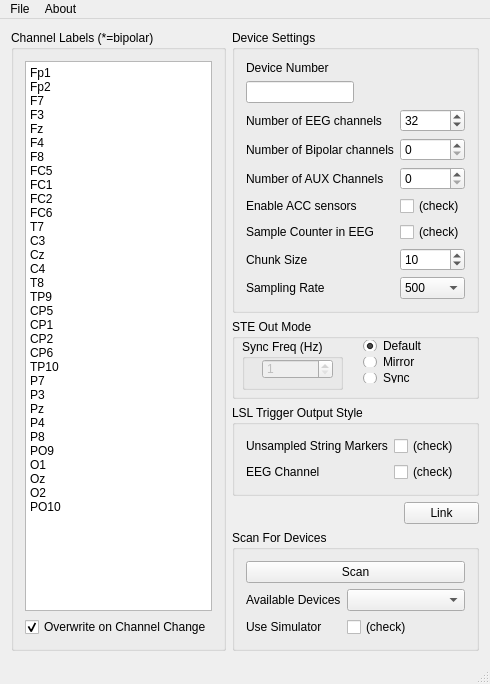
<?xml version="1.0" encoding="UTF-8"?>
<ui version="4.0">
 <class>MainWindow</class>
 <widget class="QMainWindow" name="MainWindow">
  <property name="geometry">
   <rect>
    <x>0</x>
    <y>0</y>
    <width>428</width>
    <height>684</height>
   </rect>
  </property>
  <property name="windowTitle">
   <string>LiveAmp Connector</string>
  </property>
  <widget class="QWidget" name="centralWidget">
   <layout class="QHBoxLayout" name="horizontalLayout_2">
    <item>
     <widget class="QGroupBox" name="groupBox_2">
      <property name="title">
       <string>Channel Labels (*=bipolar)</string>
      </property>
      <layout class="QGridLayout" name="gridLayout">
       <item row="0" column="0">
        <widget class="QPlainTextEdit" name="channelLabels">
         <property name="sizePolicy">
          <sizepolicy hsizetype="Preferred" vsizetype="Preferred">
           <horstretch>0</horstretch>
           <verstretch>0</verstretch>
          </sizepolicy>
         </property>
         <property name="plainText">
          <string>Fp1
Fp2
F7
F3
Fz
F4
F8
FC5
FC1
FC2
FC6
T7
C3
Cz
C4
T8
TP9
CP5
CP1
CP2
CP6
TP10
P7
P3
Pz
P4
P8
PO9
O1
Oz
O2
PO10 </string>
         </property>
        </widget>
       </item>
       <item row="1" column="0">
        <widget class="QCheckBox" name="overwriteChannelLabels">
         <property name="toolTip">
          <string>&lt;html&gt;&lt;head/&gt;&lt;body&gt;&lt;p&gt;Uncheck this if you don't want the channel labels to change when you adjust the number of EEG or bipolar channels (e.g. if you want channel labels other than indices).&lt;/p&gt;&lt;/body&gt;&lt;/html&gt;</string>
         </property>
         <property name="text">
          <string>Overwrite on Channel Change</string>
         </property>
         <property name="checked">
          <bool>true</bool>
         </property>
        </widget>
       </item>
      </layout>
     </widget>
    </item>
    <item>
     <layout class="QVBoxLayout" name="verticalLayout">
      <item>
       <layout class="QHBoxLayout" name="horizontalLayout_4"/>
      </item>
      <item>
       <widget class="QGroupBox" name="groupBox">
        <property name="title">
         <string>Device Settings</string>
        </property>
        <layout class="QFormLayout" name="formLayout">
         <property name="fieldGrowthPolicy">
          <enum>QFormLayout::AllNonFixedFieldsGrow</enum>
         </property>
         <item row="0" column="0">
          <widget class="QLabel" name="label_4">
           <property name="text">
            <string>Device Number</string>
           </property>
          </widget>
         </item>
         <item row="2" column="0">
          <widget class="QLineEdit" name="deviceSerialNumber">
           <property name="toolTip">
            <string>The number of the USB device (if multiple); the first one is #0.</string>
           </property>
           <property name="inputMask">
            <string/>
           </property>
           <property name="text">
            <string/>
           </property>
          </widget>
         </item>
         <item row="3" column="0">
          <widget class="QLabel" name="label_2">
           <property name="text">
            <string>Number of EEG channels</string>
           </property>
          </widget>
         </item>
         <item row="3" column="1">
          <widget class="QSpinBox" name="eegChannelCount">
           <property name="toolTip">
            <string>This must match the number of entries in the channel list</string>
           </property>
           <property name="minimum">
            <number>0</number>
           </property>
           <property name="maximum">
            <number>64</number>
           </property>
           <property name="singleStep">
            <number>1</number>
           </property>
           <property name="value">
            <number>32</number>
           </property>
          </widget>
         </item>
         <item row="9" column="0">
          <widget class="QLabel" name="label">
           <property name="text">
            <string>Chunk Size</string>
           </property>
          </widget>
         </item>
         <item row="9" column="1">
          <widget class="QSpinBox" name="chunkSize">
           <property name="toolTip">
            <string>&lt;html&gt;&lt;head/&gt;&lt;body&gt;&lt;p&gt;The number of samples per chunk emitted by the driver -- a small value will lead to lower overall latency but causes more CPU load, max value is 20&lt;/p&gt;&lt;/body&gt;&lt;/html&gt;</string>
           </property>
           <property name="minimum">
            <number>1</number>
           </property>
           <property name="maximum">
            <number>20</number>
           </property>
           <property name="value">
            <number>10</number>
           </property>
          </widget>
         </item>
         <item row="10" column="0">
          <widget class="QLabel" name="label_3">
           <property name="text">
            <string>Sampling Rate</string>
           </property>
          </widget>
         </item>
         <item row="10" column="1">
          <widget class="QComboBox" name="samplingRate">
           <property name="toolTip">
            <string>The sampling rate to use; higher sampling rates require more network bandwidth (and storage space if recording), particularly the very high rates of 10KHz+. The native rates are those that are natively supported by the hardware and the resampled rates are resampled in software  (using a linear-phase sinc resampler that delays the output signal by 5 samples).</string>
           </property>
           <property name="currentIndex">
            <number>1</number>
           </property>
           <item>
            <property name="text">
             <string>250</string>
            </property>
           </item>
           <item>
            <property name="text">
             <string>500</string>
            </property>
           </item>
           <item>
            <property name="text">
             <string>1000</string>
            </property>
           </item>
          </widget>
         </item>
         <item row="4" column="1">
          <widget class="QSpinBox" name="bipolarChannelCount">
           <property name="toolTip">
            <string>&lt;html&gt;&lt;head/&gt;&lt;body&gt;&lt;p&gt;In LiveAmp 32, if any bipolar channels are enabled, the maximum number of EEG channels drops to 24. In LiveAmp 16 or 8, you are limited to 16 or 8 channels total and a maximum of 8 bipolar channels.&lt;/p&gt;&lt;/body&gt;&lt;/html&gt;</string>
           </property>
           <property name="maximum">
            <number>8</number>
           </property>
          </widget>
         </item>
         <item row="4" column="0">
          <widget class="QLabel" name="label_12">
           <property name="text">
            <string>Number of Bipolar channels</string>
           </property>
          </widget>
         </item>
         <item row="7" column="0">
          <widget class="QLabel" name="label_8">
           <property name="text">
            <string>Enable ACC sensors</string>
           </property>
          </widget>
         </item>
         <item row="7" column="1">
          <widget class="QCheckBox" name="useACC">
           <property name="toolTip">
            <string>This will enable Acceleration sensors X, Y and Z.</string>
           </property>
           <property name="text">
            <string>(check)</string>
           </property>
           <property name="checked">
            <bool>false</bool>
           </property>
          </widget>
         </item>
         <item row="5" column="0">
          <widget class="QLabel" name="label_7">
           <property name="text">
            <string>Number of AUX Channels</string>
           </property>
          </widget>
         </item>
         <item row="5" column="1">
          <widget class="QSpinBox" name="auxChannelCount">
           <property name="maximum">
            <number>8</number>
           </property>
          </widget>
         </item>
         <item row="8" column="1">
          <widget class="QCheckBox" name="sampleCounter">
           <property name="toolTip">
            <string>Enabling this will create an addition EEG channel that corresponds to the hardware sample counter.</string>
           </property>
           <property name="text">
            <string>(check)</string>
           </property>
          </widget>
         </item>
         <item row="8" column="0">
          <widget class="QLabel" name="label_6">
           <property name="text">
            <string>Sample Counter in EEG</string>
           </property>
          </widget>
         </item>
        </layout>
       </widget>
      </item>
      <item>
       <widget class="QGroupBox" name="groupBox_5">
        <property name="minimumSize">
         <size>
          <width>0</width>
          <height>80</height>
         </size>
        </property>
        <property name="toolTip">
         <string>If the Signal Trigger Extension box is connected, you can configure the trigger output port settings.</string>
        </property>
        <property name="title">
         <string>STE Out Mode</string>
        </property>
        <widget class="QGroupBox" name="groupBox_6">
         <property name="geometry">
          <rect>
           <x>10</x>
           <y>20</y>
           <width>101</width>
           <height>51</height>
          </rect>
         </property>
         <property name="title">
          <string>Sync Freq (Hz)</string>
         </property>
         <widget class="QSpinBox" name="sbSyncFreq">
          <property name="enabled">
           <bool>false</bool>
          </property>
          <property name="geometry">
           <rect>
            <x>20</x>
            <y>20</y>
            <width>71</width>
            <height>20</height>
           </rect>
          </property>
          <property name="minimum">
           <number>1</number>
          </property>
          <property name="maximum">
           <number>49</number>
          </property>
         </widget>
        </widget>
        <widget class="QWidget" name="layoutWidget">
         <property name="geometry">
          <rect>
           <x>120</x>
           <y>10</y>
           <width>84</width>
           <height>65</height>
          </rect>
         </property>
         <layout class="QVBoxLayout" name="verticalLayout_2">
          <item>
           <widget class="QRadioButton" name="rbDefault">
            <property name="text">
             <string>Default</string>
            </property>
            <property name="checked">
             <bool>true</bool>
            </property>
            <attribute name="buttonGroup">
             <string notr="true">buttonGroup</string>
            </attribute>
           </widget>
          </item>
          <item>
           <widget class="QRadioButton" name="rbMirror">
            <property name="toolTip">
             <string>Forward hardwre triggers to trigger out (extension box only)</string>
            </property>
            <property name="text">
             <string>Mirror</string>
            </property>
            <property name="checked">
             <bool>false</bool>
            </property>
            <attribute name="buttonGroup">
             <string notr="true">buttonGroup</string>
            </attribute>
           </widget>
          </item>
          <item>
           <widget class="QRadioButton" name="rbSync">
            <property name="toolTip">
             <string>Send a sync signal out of the ste box trigger output</string>
            </property>
            <property name="text">
             <string>Sync</string>
            </property>
            <attribute name="buttonGroup">
             <string notr="true">buttonGroup</string>
            </attribute>
           </widget>
          </item>
         </layout>
        </widget>
       </widget>
      </item>
      <item>
       <spacer name="verticalSpacer">
        <property name="orientation">
         <enum>Qt::Vertical</enum>
        </property>
        <property name="sizeHint" stdset="0">
         <size>
          <width>20</width>
          <height>40</height>
         </size>
        </property>
       </spacer>
      </item>
      <item>
       <widget class="QGroupBox" name="groupBox_3">
        <property name="title">
         <string>LSL Trigger Output Style</string>
        </property>
        <layout class="QFormLayout" name="formLayout_2">
         <property name="fieldGrowthPolicy">
          <enum>QFormLayout::AllNonFixedFieldsGrow</enum>
         </property>
         <item row="0" column="0">
          <widget class="QLabel" name="label_5">
           <property name="text">
            <string>Unsampled String Markers</string>
           </property>
          </widget>
         </item>
         <item row="0" column="1">
          <widget class="QCheckBox" name="unsampledMarkers">
           <property name="toolTip">
            <string>&lt;html&gt;&lt;head/&gt;&lt;body&gt;&lt;p&gt;For an explanation of trigger marker types please read 'explanation_of_trigger_marker_types.pdf'.&lt;/p&gt;&lt;/body&gt;&lt;/html&gt;</string>
           </property>
           <property name="text">
            <string>(check)</string>
           </property>
          </widget>
         </item>
         <item row="1" column="0">
          <widget class="QLabel" name="label_9">
           <property name="text">
            <string>EEG Channel</string>
           </property>
          </widget>
         </item>
         <item row="1" column="1">
          <widget class="QCheckBox" name="sampledMarkersEEG">
           <property name="toolTip">
            <string>&lt;html&gt;&lt;head/&gt;&lt;body&gt;&lt;p&gt;For an explanation of trigger marker types please read 'explanation_of_trigger_marker_types.pdf'.&lt;/p&gt;&lt;/body&gt;&lt;/html&gt;</string>
           </property>
           <property name="text">
            <string>(check)</string>
           </property>
          </widget>
         </item>
        </layout>
       </widget>
      </item>
      <item>
       <spacer name="verticalSpacer_3">
        <property name="orientation">
         <enum>Qt::Vertical</enum>
        </property>
        <property name="sizeHint" stdset="0">
         <size>
          <width>20</width>
          <height>40</height>
         </size>
        </property>
       </spacer>
      </item>
      <item alignment="Qt::AlignRight">
       <widget class="QPushButton" name="linkButton">
        <property name="enabled">
         <bool>true</bool>
        </property>
        <property name="maximumSize">
         <size>
          <width>75</width>
          <height>16777215</height>
         </size>
        </property>
        <property name="layoutDirection">
         <enum>Qt::LeftToRight</enum>
        </property>
        <property name="text">
         <string>Link</string>
        </property>
       </widget>
      </item>
      <item>
       <spacer name="verticalSpacer_2">
        <property name="orientation">
         <enum>Qt::Vertical</enum>
        </property>
        <property name="sizeHint" stdset="0">
         <size>
          <width>20</width>
          <height>40</height>
         </size>
        </property>
       </spacer>
      </item>
      <item>
       <widget class="QGroupBox" name="groupBox_4">
        <property name="title">
         <string>Scan For Devices</string>
        </property>
        <layout class="QFormLayout" name="formLayout_3">
         <property name="fieldGrowthPolicy">
          <enum>QFormLayout::AllNonFixedFieldsGrow</enum>
         </property>
         <item row="3" column="0" colspan="2">
          <widget class="QPushButton" name="refreshDevices">
           <property name="enabled">
            <bool>true</bool>
           </property>
           <property name="toolTip">
            <string>This will scan for all available LiveAmps. It takes a few moments to connect. You need to have the device serial number (written on the back) in order to connect to it. You can also enter it into the Device Number box by hand.</string>
           </property>
           <property name="text">
            <string>Scan</string>
           </property>
          </widget>
         </item>
         <item row="4" column="0">
          <widget class="QLabel" name="label_10">
           <property name="text">
            <string>Available Devices</string>
           </property>
          </widget>
         </item>
         <item row="4" column="1">
          <widget class="QComboBox" name="deviceCb"/>
         </item>
         <item row="5" column="0">
          <widget class="QLabel" name="label_11">
           <property name="text">
            <string>Use Simulator</string>
           </property>
          </widget>
         </item>
         <item row="5" column="1">
          <widget class="QCheckBox" name="useSim">
           <property name="text">
            <string>(check)</string>
           </property>
          </widget>
         </item>
        </layout>
       </widget>
      </item>
      <item>
       <layout class="QHBoxLayout" name="horizontalLayout"/>
      </item>
     </layout>
    </item>
   </layout>
  </widget>
  <widget class="QMenuBar" name="menuBar">
   <property name="geometry">
    <rect>
     <x>0</x>
     <y>0</y>
     <width>428</width>
     <height>21</height>
    </rect>
   </property>
   <widget class="QMenu" name="menuFile">
    <property name="title">
     <string>File</string>
    </property>
    <addaction name="actionLoad_Configuration"/>
    <addaction name="actionSave_Configuration"/>
    <addaction name="separator"/>
    <addaction name="actionQuit_2"/>
   </widget>
   <widget class="QMenu" name="menuAbout">
    <property name="title">
     <string>About</string>
    </property>
    <addaction name="actionVersions"/>
   </widget>
   <addaction name="menuFile"/>
   <addaction name="menuAbout"/>
  </widget>
  <widget class="QStatusBar" name="statusBar"/>
  <action name="actionLoad_Configuration">
   <property name="text">
    <string>Load Configuration</string>
   </property>
  </action>
  <action name="actionSave_Configuration">
   <property name="text">
    <string>Save Configuration</string>
   </property>
  </action>
  <action name="actionQuit">
   <property name="text">
    <string>Quit</string>
   </property>
  </action>
  <action name="actionQuit_2">
   <property name="text">
    <string>Quit</string>
   </property>
  </action>
  <action name="actionVersions">
   <property name="text">
    <string>Versions</string>
   </property>
  </action>
 </widget>
 <layoutdefault spacing="6" margin="11"/>
 <resources/>
 <connections/>
 <buttongroups>
  <buttongroup name="buttonGroup"/>
 </buttongroups>
</ui>
